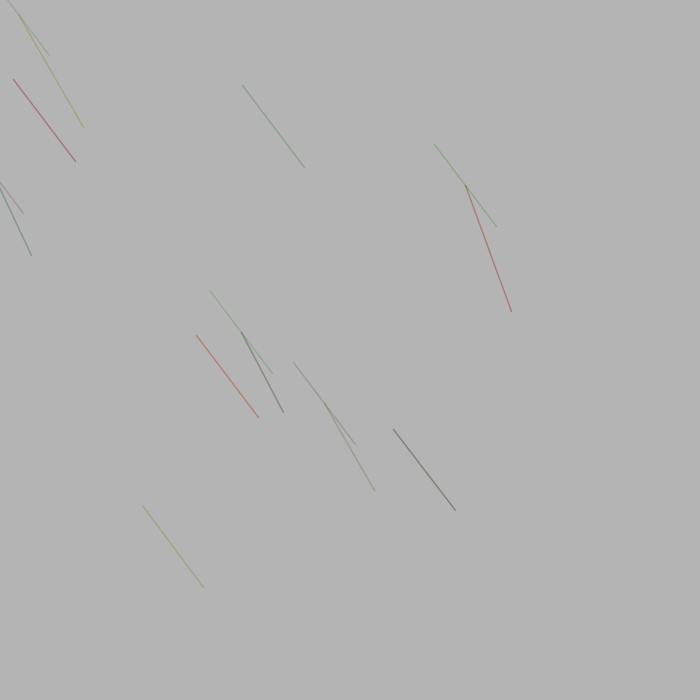
Frame 1 (no input)
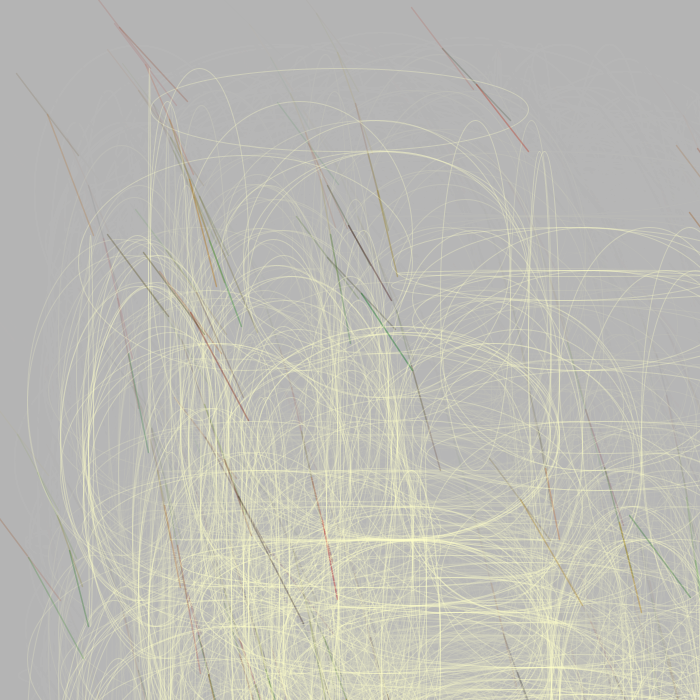
Frame 60 (the mouse pressed at the canvas centre just before this capture)
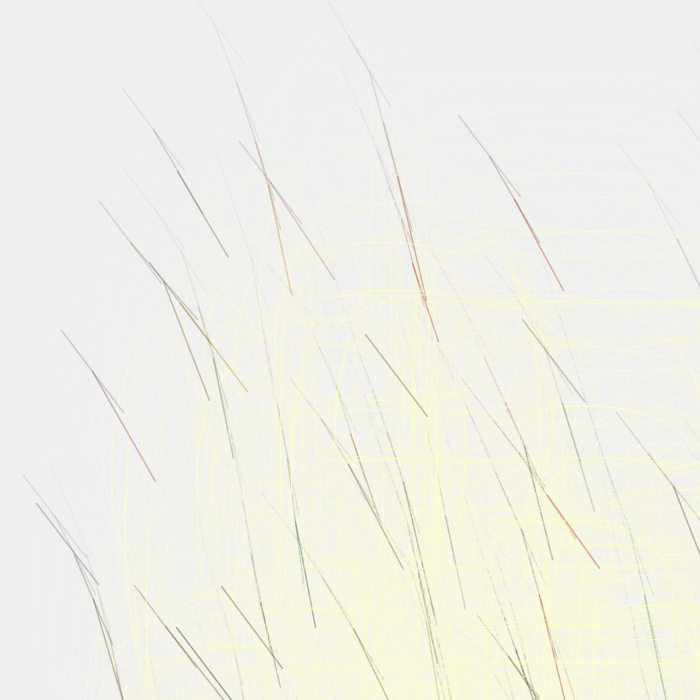
Frame 120 (the mouse held since frame 60 and released just before this capture)

The Processing sketch that drew these frames (run headless with seeded random() and noise(); from frame 60 on, the mouse is pressed at the canvas centre):

// Processing sketch: processing_128791
// ── processing_128791.pde

/*秋是落下的季節，逐漸消逝的季節
 為了抓住點什麼，我們不斷計算這季節裡的殘影以紀念
 
 最後卻發現，人的行為－計算這件事－反而才真正代表這季節我們所留下的什麼
 
 --
 計算一個距離範圍內的falling lines，透過「畫出橢圓」來代表「計算」這個行為
 橢圓的黃色在黑夜是清楚的，而人們在夜裡、在夢中整理記憶
 代表最終留下的記憶，是因人類附加上去的行為意識而清晰
 
 The continuous falling means the feeling of time passing by in fall,
 just like falling leaves in wind.
 The continuouse of drawing means people want to capture something while things goes by.
 So they draw and keep the trace of ellipse.
 The color of trace(ellipse) is bright at night, and our brains arrange memories while dreaming.
 It says that the memory will be clear because of conscious behavior by themselves.
 */
//Measure the Falling Fall
//Stella Wang, Tainan, 2014/01/19

int _num = 5;
Line[] _lineArr = {
};

int t = 1;
float bg = 180;

void setup() {
  size(700, 700);
  background(bg);
  frameRate(10);
  drawLines();
}

void draw() {
  noStroke();
  fill(bg, 90);  //alph value: leave the trace of falling fall
  rect(0, 0, 700, 700);
  for (int i=0; i<_lineArr.length; i++) {
    Line thislin = _lineArr[i];
    thislin.updateMe();
  }
  drawLines();

  //change the background color(day ang night in fall)
  //use t to check ehether getting darker or lighter
  if (mousePressed == true) {
    if (t == 1) {
      bg += 10;
      if (bg > 255) {
        bg -= 10;
        t = 0;
      }
    }
    else if (t == 0) {
      bg -= 10;
      if (bg < 10) {
        bg += 10;
        t = 1;
      }
    }
  }
}

void drawLines() {
  for (int i=0; i<_num; i++) {
    Line thisLin = new Line();
    thisLin.drawMe();
    _lineArr = (Line[])append(_lineArr, thisLin);
  }
}

class Line {
  float x1, y1, x2, y2;
  float a;
  float xmov1, ymov1, xmov2, ymov2;

  Line() {
    x1 = random(-50, width);
    y1 = random(-50, height);
    x2 = x1 + noise(width)*100; //use noise to affect the growing trend(slope) of falling lines
    y2 = y1 + noise(height)*100+20; //+20 could make it more falling down
    a = random(50, 100);
  }

  void drawMe() {
    noFill();
    strokeWeight(1.5);
    stroke(random(0, 190), random(0, 140), random(0, 30), a); //colors of fall
    line(x1, y1, x2, y2);
  }

  //new line will begin from the middle of last line
  //use noise & random functions to make a continuous growing trend(slope) of falling lines
  void updateMe() {
    xmov1 = x2 - x1;
    ymov1 = y2 - y1;
    xmov2 = random(x2-x1) + 5;
    ymov2 = noise(x2-x1)*50;
    x1 += xmov1/2;
    y1 += ymov1/2;
    x2 += xmov2/2+noise(x2-x1)*8;
    y2 += ymov2/2+noise(x2-x1)*100;

    //this painting want to measure the specific distance(350~400) of falling lines
    //drawing ellipses means measure the distance
    //the visualization of "measure", ie ellipses, is the patterns result from emergence 
    boolean touching = false;
    for (int i=0; i<_lineArr.length; i++) {
      Line otherLin = _lineArr[i];
      if (otherLin != this) {
        float dis1 = dist(x2, y2, otherLin.x2, otherLin.y2);
        if (400 > dis1 && dis1 > 350) {
          strokeWeight(1);
          stroke(255, 255, 200, 80);
          float midx = (x2 + otherLin.x2)/2;
          float midy = (y2 + otherLin.y2)/2;
          ellipse(midx, midy, (otherLin.x2 - x2), (otherLin.y2 - y2));
        }
      }
    }

    drawMe();
  }
}
